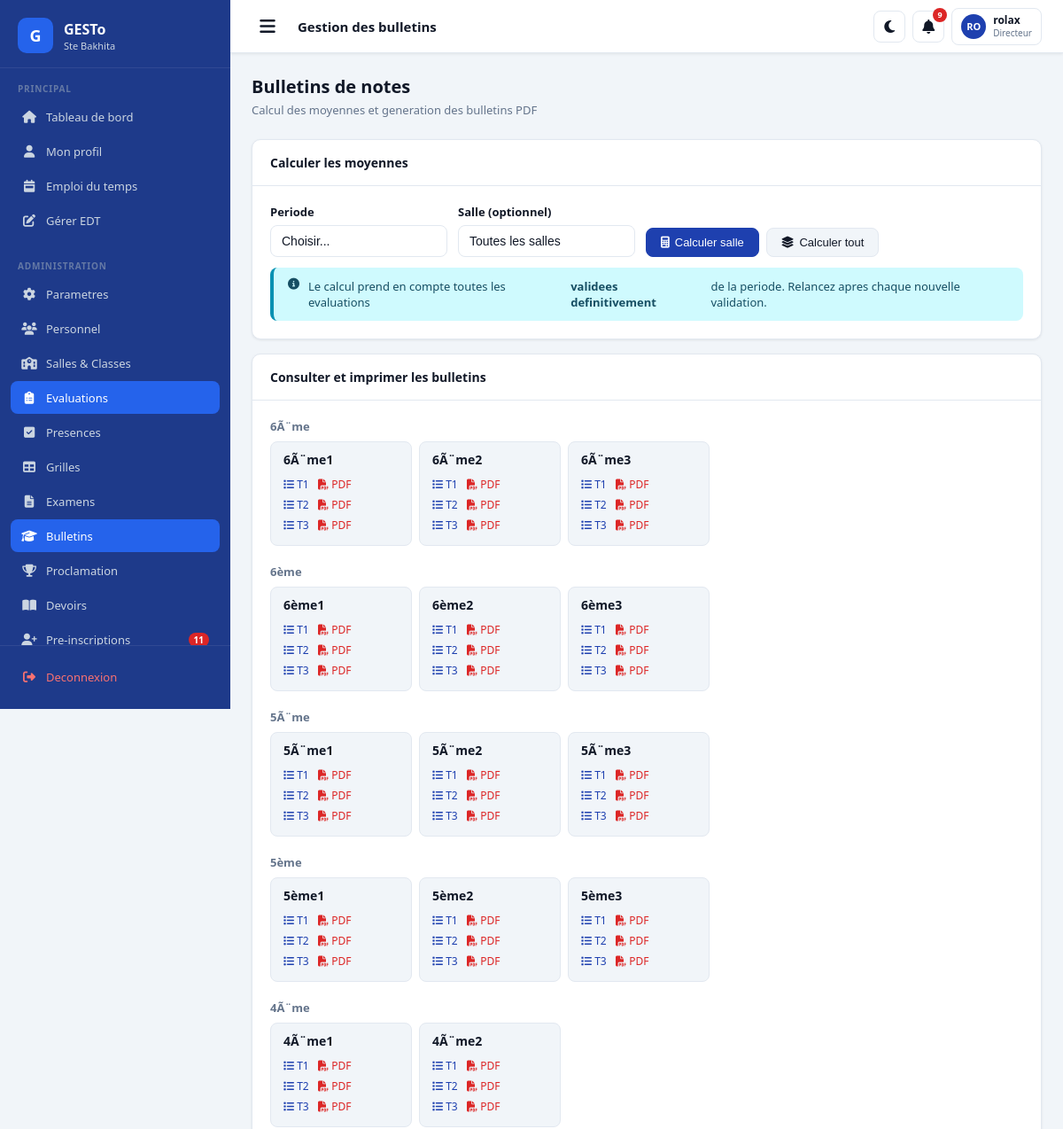
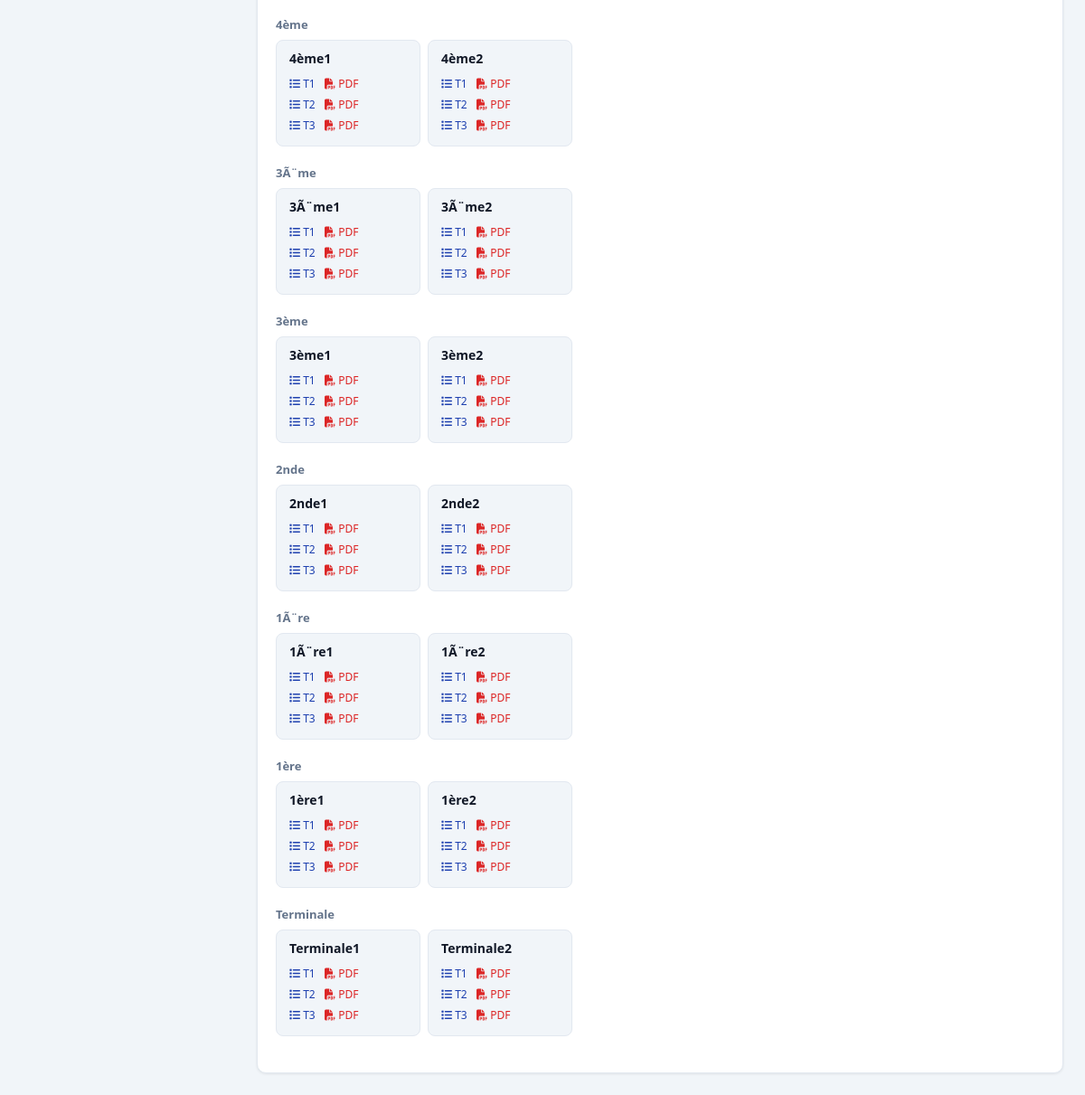
Page /notes/bulletins/gestion/ (signed in) on the committed database (2 pictures, top to bottom).
### apps/authentication/models.py (models this page shows, shortened)
class CustomUser(AbstractUser):
    ROLES = [
        ('DIRECTEUR', 'Directeur'),
        ('CENSEUR', 'Censeur'),
        ('PROFESSEUR', 'Professeur'),
        ('COMPTABLE', 'Comptable'),
        ('SURVEILLANT', 'Surveillant'),
        ('SECRETAIRE', 'Secrétaire'),
        ('PARENT', 'Parent'),
        ('ELEVE', 'Élève'),
    ]
    role = models.CharField(max_length=20, choices=ROLES, default='ELEVE')
    telephone = models.CharField(max_length=20, blank=True)
    telephone_wa = models.CharField(max_length=20, blank=True,
        help_text="Numéro WhatsApp avec indicatif ex: +22890000000")
    wa_verifie = models.BooleanField(default=False)
    photo = models.ImageField(upload_to='photos/personnel/', null=True, blank=True)
    adresse = models.CharField(max_length=200, blank=True)
    specialite = models.CharField(max_length=100, blank=True)
    date_prise_service = models.DateField(null=True, blank=True)
    preferences_notifications = models.JSONField(default=dict, blank=True)
    created_at = models.DateTimeField(auto_now_add=True)
    class Meta:
        verbose_name = 'Utilisateur'
        verbose_name_plural = 'Utilisateurs'

### apps/academic/models.py (models this page shows, shortened)
class Niveau(models.Model):
    SYSTEMES = [('TRIMESTRIEL', 'Trimestriel'), ('SEMESTRIEL', 'Semestriel')]
    TYPES_ECOLE = [('PRIVE', 'Privé'), ('PUBLIC', 'Public')]
    nom = models.CharField(max_length=50, unique=True)
    ordre = models.IntegerField(default=0)
    description = models.CharField(max_length=200, blank=True)
    systeme = models.CharField(max_length=15, choices=SYSTEMES, default='TRIMESTRIEL')
    type_ecole = models.CharField(max_length=10, choices=TYPES_ECOLE, default='PRIVE')
    class Meta:
        verbose_name = 'Niveau'
        verbose_name_plural = 'Niveaux'
        ordering = ['ordre', 'nom']

class SalleClasse(models.Model):
    niveau = models.ForeignKey(
        Niveau, on_delete=models.CASCADE, related_name='salles')
    annee = models.ForeignKey(
        AnneeScolaire, on_delete=models.CASCADE, related_name='salles')
    nom = models.CharField(max_length=50)
    capacite = models.IntegerField(default=40)
    titulaire = models.ForeignKey(
        'authentication.CustomUser', on_delete=models.SET_NULL,
        null=True, blank=True, related_name='salles_titulaire',
        limit_choices_to={'role': 'PROFESSEUR'})
    batiment = models.CharField(max_length=50, blank=True)
    est_active = models.BooleanField(default=True)
    class Meta:
        verbose_name = 'Salle de classe'
        verbose_name_plural = 'Salles de classe'
        unique_together = ['niveau', 'annee', 'nom']
        ordering = ['niveau__ordre', 'nom']

class Periode(models.Model):
    TYPES = [('TRIMESTRE', 'Trimestre'), ('SEMESTRE', 'Semestre')]
    annee = models.ForeignKey(
        AnneeScolaire, on_delete=models.CASCADE, related_name='periodes')
    type = models.CharField(max_length=10, choices=TYPES, default='TRIMESTRE')
    numero = models.IntegerField()
    date_debut = models.DateField(null=True, blank=True)
    date_fin = models.DateField(null=True, blank=True)
    est_active = models.BooleanField(default=False)
    class Meta:
        unique_together = ['annee', 'type', 'numero']
        ordering = ['numero']
    def __str__(self):
        label = 'Trimestre' if self.type == 'TRIMESTRE' else 'Semestre'
        return f"{label} {self.numero} — {self.annee.nom}"
    @property
    def libelle_court(self):
        return f"{'T' if self.type == 'TRIMESTRE' else 'S'}{self.numero}"
    @classmethod
    def active(cls, annee=None):
        qs = cls.objects.filter(est_active=True)
        if annee:
            qs = qs.filter(annee=annee)
        return qs.first()

### apps/grades/views_bulletins.py (the view)
        def wrapper(request, *args, **kwargs):
            if not request.user.is_authenticated:
                return redirect('login')
            if not (request.user.is_superuser or request.user.role in roles):
                messages.error(request, "Acces refuse.")
                return redirect('dashboard')
            return view_func(request, *args, **kwargs)

### apps/academic/models.py (called while the page is built)
    @classmethod
    def active(cls):
        return cls.objects.filter(est_active=True).first()

### apps/core/templatetags/extras.py (called while the page is built)
@register.filter
def initiales(user):
    try:
        f = (user.first_name or '')[:1].upper()
        l = (user.last_name or '')[:1].upper()
        return f"{f}{l}" or user.username[:2].upper()
    except Exception:
        return '??'

### apps/grades/views_bulletins.py (called while the page is built)
def role_requis(*roles):
    def decorator(view_func):
        def wrapper(request, *args, **kwargs):
            if not request.user.is_authenticated:
                return redirect('login')
            if not (request.user.is_superuser or request.user.role in roles):
                messages.error(request, "Acces refuse.")
                return redirect('dashboard')
            return view_func(request, *args, **kwargs)
        wrapper.__name__ = view_func.__name__
        return wrapper
    return decorator

@login_required
@role_requis('DIRECTEUR', 'CENSEUR', 'SECRETAIRE')
def gestion_bulletins(request):
    annee = AnneeScolaire.active()
    periodes = Periode.objects.filter(
        annee=annee
    ).order_by('numero') if annee else []
    niveaux = Niveau.objects.all().order_by('ordre', 'nom')
    salles = SalleClasse.objects.filter(
        annee=annee, est_active=True
    ).order_by('niveau__ordre', 'nom') if annee else []
    return render(request, 'grades/bulletins/gestion_bulletins.html', {
        'annee': annee,
        'periodes': periodes,
        'niveaux': niveaux,
        'salles': salles,
    })

### templates/grades/bulletins/gestion_bulletins.html (shortened to what this page needs)
{% extends 'base.html' %}
{% block page_title %}Gestion des bulletins{% endblock %}
{% block content %}
<div class="page-header">
  <div>
    <h1>Bulletins de notes</h1>
    <p>Calcul des moyennes et generation des bulletins PDF</p>
  </div>
</div>
<div class="card mb-4">
  <div class="card-header">
    <h5>Calculer les moyennes</h5>
  </div>
  <div class="card-body">
    <form method="post" action="{% url 'calculer_moyennes' %}">
      <div style="display:flex;gap:12px;flex-wrap:wrap;align-items:flex-end">
        <div class="form-group" style="margin:0;min-width:200px">
          <label class="form-label">Periode</label>
          <select name="periode_id" class="form-control" required>
            <option value="">Choisir...</option>
          </select>
        </div>
        <div class="form-group" style="margin:0;min-width:200px">
          <label class="form-label">Salle (optionnel)</label>
          <select name="salle_id" class="form-control">
            <option value="">Toutes les salles</option>
          </select>
        </div>
        <div style="display:flex;gap:8px">
          <button type="submit" name="tout" value="0"
                  class="btn btn-primary">
            <i class="fas fa-calculator"></i> Calculer salle
          </button>
          <button type="submit" name="tout" value="1"
                  class="btn btn-secondary"
                  onclick="return confirm(
                    'Calculer for toutes les salles ?'
                  )">
            <i class="fas fa-layer-group"></i> Calculer tout
          </button>
        </div>
      </div>
    </form>
    <div class="alert alert-info" style="margin-top:12px;margin-bottom:0">
      <i class="fas fa-info-circle"></i>
      Le calcul prend en compte toutes les evaluations
      <strong>validees definitivement</strong> de la periode.
      Relancez apres chaque nouvelle validation.
    </div>
  </div>
</div>
<div class="card">
  <div class="card-header">
    <h5>Consulter et imprimer les bulletins</h5>
  </div>
  <div class="card-body">
    {% for niveau in niveaux %}
    <div style="margin-bottom:20px">
      <div style="font-size:13px;font-weight:600;
                  color:var(--text-muted);margin-bottom:8px">
        {{ niveau.nom }}
      </div>
      <div style="display:flex;gap:8px;flex-wrap:wrap">
        {% for salle in salles %}
        {% if salle.niveau == niveau %}
        <div style="background:var(--bg-page);border:1px solid var(--border-color);
                    border-radius:8px;padding:10px 14px;min-width:160px">
          <div style="font-weight:600;margin-bottom:8px">{{ salle.nom }}</div>
          {% for p in periodes %}
          <div style="margin-bottom:4px">
            <a href="{% url 'liste_bulletins_salle' salle.pk p.pk %}"
               style="font-size:12px;color:var(--primary);text-decoration:none">
              <i class="fas fa-list"></i> {{ p.libelle_court }}
            </a>
            <a href="{% url 'generer_bulletins_salle_pdf' salle.pk p.pk %}"
               style="font-size:12px;color:var(--danger);text-decoration:none">
              <i class="fas fa-file-pdf"></i> PDF
            </a>
          </div>
          {% endfor %}
        </div>
        {% endif %}
        {% endfor %}
      </div>
    </div>
    {% empty %}
    <p style="color:var(--text-muted)">Aucun niveau configure.</p>
    {% endfor %}
  </div>
</div>
{% endblock %}

### templates/base.html (shortened to what this page needs)
{% load static %}
{% load extras %}
<!DOCTYPE html>
<html lang="fr" data-theme="light">
<head>
  <link rel="stylesheet" href="{% static 'css/main.css' %}">
  <link rel="stylesheet"
        href="https://cdnjs.cloudflare.com/ajax/libs/font-awesome/6.5.0/css/all.min.css">
</head>
<body data-session-remaining="{{ session_remaining }}">
<div class="layout">
  <aside class="sidebar" id="sidebar">
    <div class="sidebar-logo">
      <div class="logo-icon">G</div>
      <div class="logo-text">
        <h1>GESTo</h1>
        <p>Ste Bakhita</p>
      </div>
    </div>
    <div style="flex:1;overflow-y:auto">
      <div class="sidebar-section">
        <div class="sidebar-section-label">Principal</div>
        <a href="{% url 'dashboard' %}"
           class="nav-item {% if request.path == '/' %}active{% endif %}">
          <span class="nav-icon"><i class="fas fa-home"></i></span>
          <span>Tableau de bord</span>
        </a>
        <a href="/profil/"
           class="nav-item {% if '/profil/' in request.path %}active{% endif %}">
          <span class="nav-icon"><i class="fas fa-user"></i></span>
          <span>Mon profil</span>
        </a>
        <a href="{% url 'vue_edt' %}"
           class="nav-item {% if '/emploi-du-temps/' in request.path %}active{% endif %}">
          <span class="nav-icon"><i class="fas fa-calendar-week"></i></span>
          <span>Emploi du temps</span>
        </a>
        {% if request.user.role in 'DIRECTEUR CENSEUR' %}
        <a href="{% url 'gestion_edt' %}"
           class="nav-item {% if '/emploi-du-temps/gestion/' in request.path %}active{% endif %}">
          <span class="nav-icon"><i class="fas fa-edit"></i></span>
          <span>Gérer EDT</span>
        </a>
        {% endif %}
      </div>
      {% if request.user.role in 'DIRECTEUR CENSEUR' %}
      <div class="sidebar-section">
        <div class="sidebar-section-label">Administration</div>
        {% if request.user.role == 'DIRECTEUR' or request.user.role == 'CENSEUR' %}
        <a href="{% url 'parametres' %}"
           class="nav-item {% if '/parametres/' in request.path %}active{% endif %}">
          <span class="nav-icon"><i class="fas fa-cog"></i></span>
          <span>Parametres</span>
        </a>
        {% endif %}
        <a href="/personnel/"
           class="nav-item {% if '/personnel/' in request.path %}active{% endif %}">
          <span class="nav-icon"><i class="fas fa-users"></i></span>
          <span>Personnel</span>
        </a>
        <a href="/salles/"
           class="nav-item {% if '/salles/' in request.path %}active{% endif %}">
          <span class="nav-icon"><i class="fas fa-school"></i></span>
          <span>Salles & Classes</span>
        </a>
        <a href="{% url 'liste_evaluations' %}"
           class="nav-item {% if '/notes/' in request.path %}active{% endif %}">
          <span class="nav-icon"><i class="fas fa-clipboard-list"></i></span>
          <span>Evaluations</span>
        </a>
        <a href="{% url 'liste_seances' %}"
           class="nav-item {% if '/presences/' in request.path %}active{% endif %}">
          <span class="nav-icon"><i class="fas fa-check-square"></i></span>
          <span>Presences</span>
        </a>
        <a href="{% url 'liste_grilles' %}"
           class="nav-item {% if '/notes/grilles/' in request.path %}active{% endif %}">
          <span class="nav-icon"><i class="fas fa-table"></i></span>
          <span>Grilles</span>
        </a>
        <a href="{% url 'liste_examens' %}"
           class="nav-item {% if '/notes/examens/' in request.path %}active{% endif %}">
          <span class="nav-icon"><i class="fas fa-file-alt"></i></span>
          <span>Examens</span>
        </a>
        <a href="{% url 'bulletins_salle' %}"
           class="nav-item {% if '/notes/bulletins/' in request.path %}active{% endif %}">
          <span class="nav-icon"><i class="fas fa-graduation-cap"></i></span>
          <span>Bulletins</span>
        </a>
        <a href="{% url 'proclamation' %}"
           class="nav-item {% if '/notes/proclamation/' in request.path %}active{% endif %}">
          <span class="nav-icon"><i class="fas fa-trophy"></i></span>
          <span>Proclamation</span>
        </a>
        <a href="{% url 'liste_devoirs' %}"
           class="nav-item {% if '/devoirs/' in request.path %}active{% endif %}">
          <span class="nav-icon"><i class="fas fa-book-open"></i></span>
          <span>Devoirs</span>
        </a>
        <a href="{% url 'liste_preinscriptions' %}"
           class="nav-item {% if '/inscription/admin/' in request.path %}active{% endif %}">
          <span class="nav-icon"><i class="fas fa-user-plus"></i></span>
          <span>Pre-inscriptions</span>
          {% if nb_preinscriptions_attente > 0 %}
          <span class="nav-badge">{{ nb_preinscriptions_attente }}</span>
          {% endif %}
        </a>
      </div>
      {% endif %}
    </div>
    <div class="sidebar-footer">
      <a href="/logout/" class="nav-item" style="color:#F87171">
        <span class="nav-icon"><i class="fas fa-sign-out-alt"></i></span>
        <span>Deconnexion</span>
      </a>
    </div>
  </aside>
  <div class="main-content">
    <nav class="navbar-top">
      <button class="navbar-toggle" onclick="toggleSidebar()">
        <i class="fas fa-bars"></i>
      </button>
      <span class="navbar-title">{% block page_title %}Tableau de bord{% endblock %}</span>
      <div class="navbar-actions">
        <button class="navbar-btn" id="theme-toggle"
                onclick="toggleTheme()" title="Mode sombre/clair">
          <i class="fas fa-moon"></i>
        </button>
        <a href="/messagerie/notifications/" class="navbar-btn"
           title="Notifications">
          <i class="fas fa-bell"></i>
          {% if nb_notifs > 0 %}
          <span class="notif-badge">{{ nb_notifs }}</span>
          {% endif %}
        </a>
        <a href="/profil/" class="user-menu">
          <div class="user-avatar">
            {{ request.user|initiales }}
          </div>
          <div class="user-info">
            <div class="user-name">{{ request.user.get_full_name|default:request.user.username|truncatechars:16 }}</div>
            <div class="user-role">{{ request.user.get_role_display }}</div>
          </div>
        </a>
      </div>
    </nav>
    <div class="page-body">
      {% block content %}{% endblock %}
    </div>
  </div>
</div>
</body>
</html>

### rows in the picture
CustomUser: user|initiales "RO", user.get_full_name "rolax", user.role "Directeur"
Niveau: nom "6Ã¨me"
SalleClasse: nom "6Ã¨me1"
Periode: libelle_court "T1"
Periode: libelle_court "T2"
Periode: libelle_court "T3"
SalleClasse: nom "6Ã¨me2"
SalleClasse: nom "6Ã¨me3"
Niveau: nom "6ème"
SalleClasse: nom "6ème1"
SalleClasse: nom "6ème2"
SalleClasse: nom "6ème3"
Niveau: nom "5Ã¨me"
SalleClasse: nom "5Ã¨me1"
SalleClasse: nom "5Ã¨me2"
SalleClasse: nom "5Ã¨me3"
Niveau: nom "5ème"
SalleClasse: nom "5ème1"
SalleClasse: nom "5ème2"
SalleClasse: nom "5ème3"
Niveau: nom "4Ã¨me"
SalleClasse: nom "4Ã¨me1"
SalleClasse: nom "4Ã¨me2"
Niveau: nom "4ème"
SalleClasse: nom "4ème1"
SalleClasse: nom "4ème2"
Niveau: nom "3Ã¨me"
SalleClasse: nom "3Ã¨me1"
SalleClasse: nom "3Ã¨me2"
Niveau: nom "3ème"
SalleClasse: nom "3ème1"
SalleClasse: nom "3ème2"
Niveau: nom "2nde"
SalleClasse: nom "2nde1"
SalleClasse: nom "2nde2"
Niveau: nom "1Ã¨re"
SalleClasse: nom "1Ã¨re1"
SalleClasse: nom "1Ã¨re2"
Niveau: nom "1ère"
SalleClasse: nom "1ère1"
SalleClasse: nom "1ère2"
Niveau: nom "Terminale"
SalleClasse: nom "Terminale1"
SalleClasse: nom "Terminale2"

### other values in the picture
{{ nb_preinscriptions_attente }} "11"
{{ nb_notifs }} "9"
